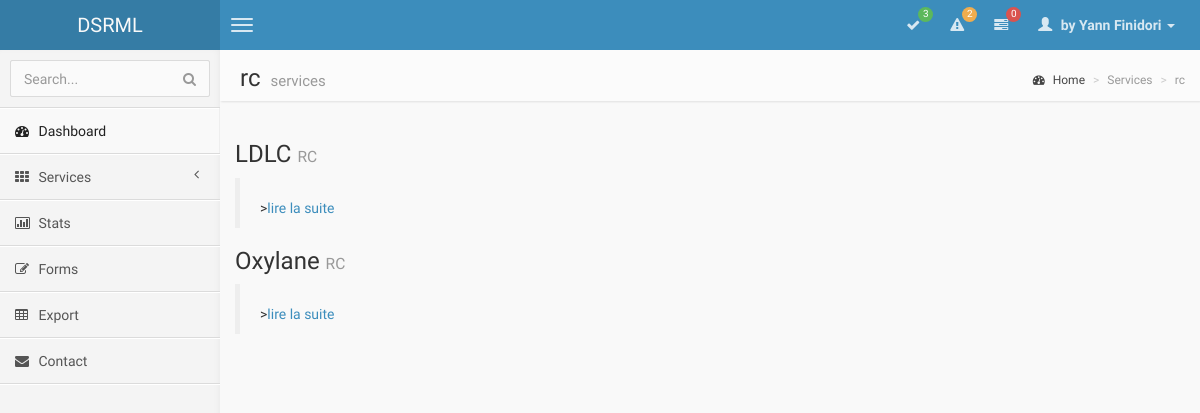
/blog/service/rc/, run on an earlier commit of the app's database.
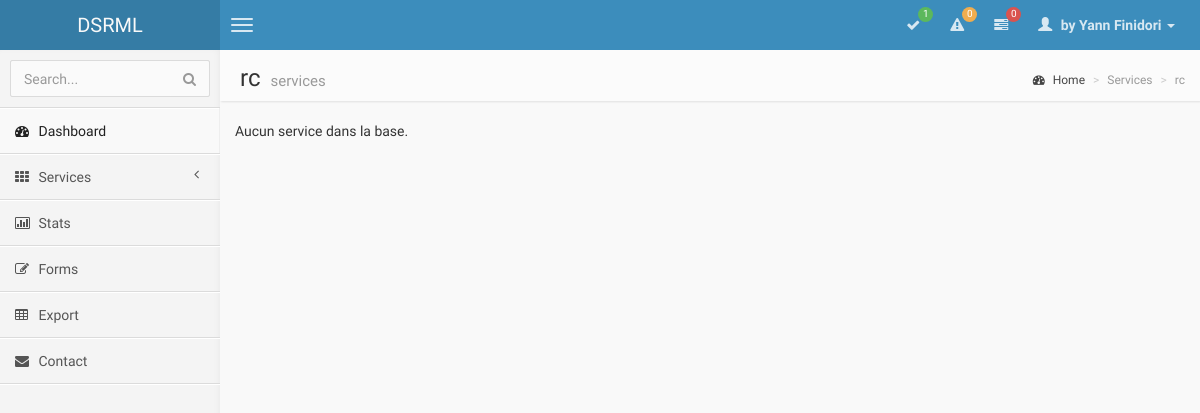
And on a later commit of the database.
### blog/models.py (models this page shows, shortened)
class Service(models.Model):
    nom = models.CharField(max_length=100)
    description = models.TextField(null=True, blank=True)
    service_id = models.IntegerField(max_length=6)
    url_interne = models.CharField(max_length=100)
    url_externe = models.CharField(max_length=100)
    mep = models.DateField(null=True, blank=True)
    dev = models.DateField(null=True, blank=True)
    client = models.CharField(max_length=20, null=True, blank=True)
    cdp = models.CharField(max_length=20, null=True, blank=True)
    status = models.ForeignKey('Status')
    type = models.CharField(max_length = 25, choices=TYPE)
    feeds = models.ManyToManyField('Feed', blank=True, null=True, through='FeedToService')

class Status(models.Model):
    nom = models.CharField(max_length=8, choices=STATUS)
    class Meta:
        verbose_name_plural = "Status"
    def __unicode__(self):
        return "%s " %(self.nom)

### blog/views.py (the view)
def rc(request):
    return render(request, 'blog/rc.html', )

### templates/blog/rc.html (shortened to what this page needs)
{% extends "blog/base.html" %}
{% block content-header %}
<h1>
	rc
	<small>services</small>
</h1>
<ol class="breadcrumb">
	<li><a href="/blog"><i class="fa fa-dashboard"></i> Home</a></li>
	<li class="active">Services</li>
	<li class="active">rc</li>
</ol>
{% endblock %}
{% block content %}
{% for service in servicesRc %}
	<div class="service">
		<h3>{{service.nom}} <small>{{service.status}}</small></h3>
		<blockquote>
			<p><footer>><a href="{% url "blog.views.lire" service.id %}">lire la suite</a></footer</p>
		</blockquote>
	</div>
{% empty %}
	<p>Aucun service dans la base.</p>
{% endfor %}
{% endblock %}

What changed in the data, as far as the page shows it:
removed Service: nom "LDLC", status "RC"
removed Service: nom "Oxylane", status "RC"
Also different on the page:
{{ nbStable }}: "3" → "1"
{{ nbRc }}: "2" → "0"
text now shown: "Aucun service dans la base."
